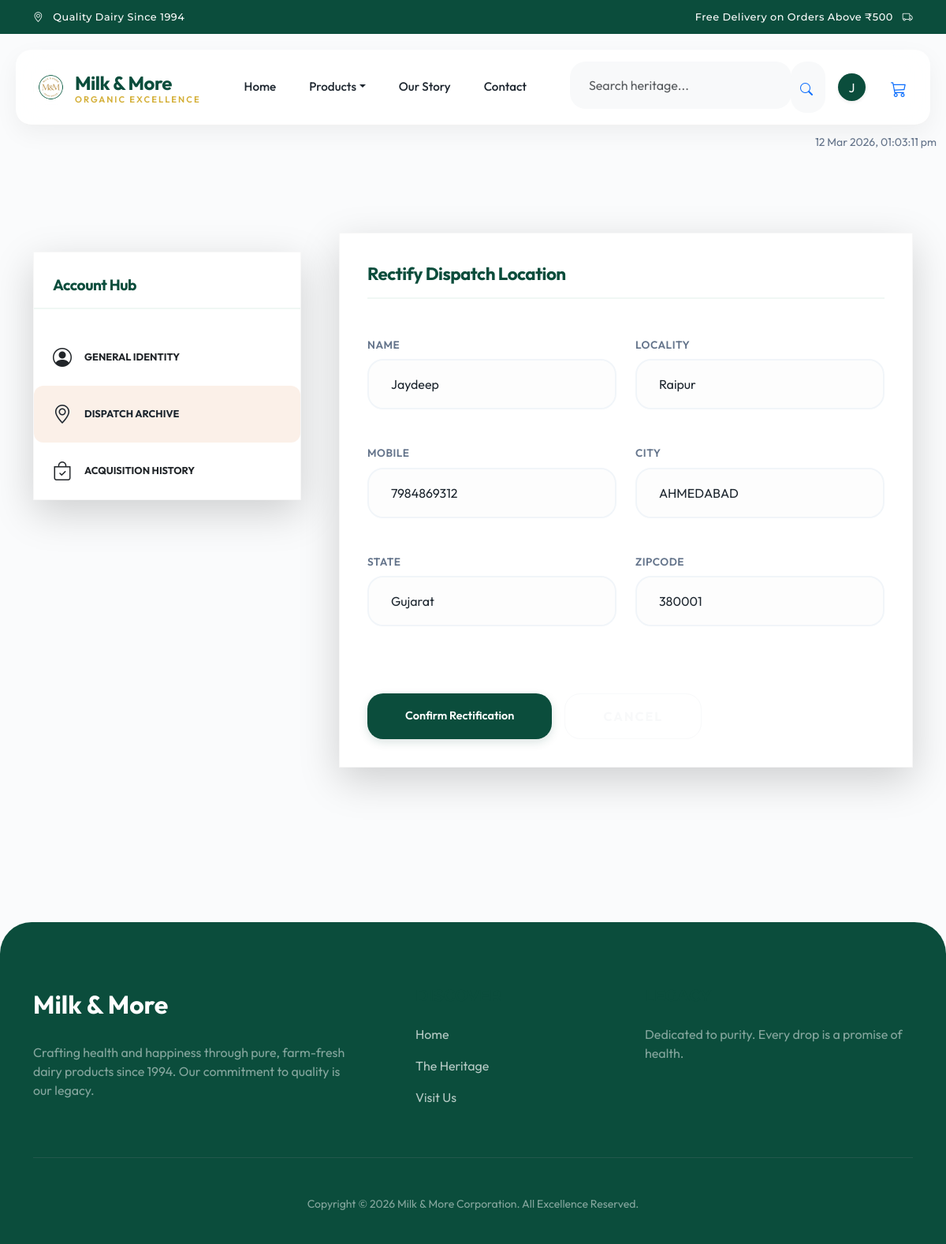
The page /updateAddress/38 (signed in) on the database its author committed.
### app/models.py (models this page shows, shortened)
class Customer(models.Model):
    user = models.ForeignKey(User,on_delete=models.CASCADE)
    name = models.CharField(max_length=30)
    locality = models.CharField(max_length=300)
    city = models.CharField(max_length=50)
    mobile =models.IntegerField()
    zipcode = models.IntegerField()
    state = models.CharField(choices=STATE_CHOICES,max_length=50)

### app/views.py (the view, shortened to what this page needs)
# urls.py: path("updateAddress/<int:pk>",UpdateAddress.as_view(),name="updateAddress"),
@method_decorator(login_required, name='dispatch')
class UpdateAddress(View):
    def get(self,request,pk):
        cartitem = cart_num(request)
        add = Customer.objects.get(pk=pk)
        form = CustomerProfileForm(instance=add)
        return render(request,'updateaddress.html',locals())

### app/forms.py
class CustomerProfileForm(forms.ModelForm):
    class Meta:
        model = Customer
        fields =  ['name','locality','mobile','city','state','state','zipcode']
        widgets = {'name':forms.TextInput(attrs={'class':'form-control'}),
                   'locality':forms.TextInput(attrs={'class':'form-control'}),
                   'city':forms.TextInput(attrs={'class':'form-control'}),
                   'mobile':forms.NumberInput(attrs={'class':'form-control'}),
                   'state':forms.Select(attrs={'class':'form-control'}),
                   'zipcode':forms.NumberInput(attrs={'class':'form-control'}),
                   }

### app/context_processors.py (called while the page is built)
def regional_restriction(request):
    is_delivery = hasattr(request.user, 'deliveryperson')
    if request.user.is_authenticated and not request.user.is_staff and not is_delivery:
        has_addresses = Customer.objects.filter(user=request.user).exists()
        in_ahmedabad = Customer.objects.filter(user=request.user, city__iexact='Ahmedabad').exists()
        show_restricted_overlay = has_addresses and not in_ahmedabad
        return {
            'is_in_ahmedabad': in_ahmedabad,
            'has_any_address': has_addresses,
            'show_restricted_overlay': show_restricted_overlay
        }
    return {
        'is_in_ahmedabad': True, # Default to True for guests/staff to avoid blocking
        'has_any_address': False,
        'show_restricted_overlay': False
    }

### app/views.py (called while the page is built)
def cart_num(request)->int:
    if request.user.is_authenticated:
        return  Cart.objects.filter(user=request.user).count()
    else:
        cart = request.session.get('cart', {})
        return len(cart)

### Dairy-webapp-main/app/templates/updateaddress.html (shortened to what this page needs)
{% extends "base.html" %}
{% load static %}
{% block main %}
<div class="container py-5 my-5">
    <div class="row g-5">
        <div class="col-lg-4" data-aos="fade-right">
            <div class="filter-card shadow-lg p-0 overflow-hidden">
                <div class="filter-header px-4 pt-4">
                    <span style="font-size: 1.2rem;">Account Hub</span>
                </div>
                <div class="list-group list-group-flush rounded-0 bg-transparent">
                    <a href="{% url 'profile'%}"
                        class="list-group-item list-group-item-action py-4 px-4 bg-transparent border-0 d-flex align-items-center gap-3">
                        <i class="bi bi-person-circle fs-4"></i>
                        <span class="text-uppercase letter-spacing-2 fw-bold" style="font-size: 0.8rem;">General
                            Identity</span>
                    </a>
                    <a href="{% url 'address'%}"
                        class="list-group-item list-group-item-action py-4 px-4 bg-transparent border-0 d-flex align-items-center gap-3 active-link">
                        <i class="bi bi-geo-alt fs-4"></i>
                        <span class="text-uppercase letter-spacing-2 fw-bold" style="font-size: 0.8rem;">Dispatch
                            Archive</span>
                    </a>
                    <a href="{% url 'orders'%}"
                        class="list-group-item list-group-item-action py-4 px-4 bg-transparent border-0 d-flex align-items-center gap-3">
                        <i class="bi bi-bag-check fs-4"></i>
                        <span class="text-uppercase letter-spacing-2 fw-bold" style="font-size: 0.8rem;">Acquisition
                            History</span>
                    </a>
                </div>
            </div>
        </div>
        <div class="col-lg-8" data-aos="fade-left">
            <div class="filter-card shadow-lg">
                <div class="filter-header mb-5">
                    <span>Rectify Dispatch Location</span>
                </div>
                <form action="" method="post" novalidate>
                    <div class="row g-4">
                        {% for fm in form %}
                        <div class="col-md-6 mb-3">
                            <label
                                class="form-label text-muted small text-uppercase letter-spacing-2 mb-2">{{fm.label}}</label>
                            {{fm}}
                        </div>
                        {% endfor %}
                    </div>
                    <div class="mt-5 pt-3 d-flex gap-3">
                        <button type="submit" class="btn btn-classic px-5 py-3">
                            Confirm Rectification
                        </button>
                        <a href="{% url 'address' %}"
                            class="btn btn-outline-light rounded-0 px-5 py-3 text-uppercase fw-bold"
                            style="letter-spacing: 2px;">Cancel</a>
                    </div>
                </form>
            </div>
        </div>
    </div>
</div>
{% endblock main %}

### Dairy-webapp-main/app/templates/base.html (shortened to what this page needs)
{% load static %}
<!DOCTYPE html>
<html lang="en">
<head>
  <link href="https://unpkg.com/aos@2.3.1/dist/aos.css" rel="stylesheet">
  <link rel="stylesheet" href="https://cdn.jsdelivr.net/npm/bootstrap-icons@1.11.3/font/bootstrap-icons.min.css">
  <link href="https://cdn.jsdelivr.net/npm/bootstrap@5.3.3/dist/css/bootstrap.min.css" rel="stylesheet">
  <link rel="stylesheet" href="{% static 'css/owl.carousel.min.css' %}">
  <link rel="stylesheet" href="{% static 'css/all.min.css' %}">
  <link rel="stylesheet" href="{% static 'css/style.css' %}">
</head>
<body>
  <div class="message-container position-fixed top-0 start-50 translate-middle-x p-4"
    style="z-index: 9999; width: 100%; max-width: 500px;">
  </div>
  {% if request.resolver_match.url_name != 'login' %}
  <div class="top-utility-bar d-none d-lg-block">
    <div class="container d-flex justify-content-between">
      <div><i class="bi bi-geo-alt me-2"></i> Quality Dairy Since 1994</div>
      <div>Free Delivery on Orders Above ₹500 <i class="bi bi-truck ms-2"></i></div>
    </div>
  </div>
  <nav class="navbar navbar-expand-lg sticky-top">
    <div class="container">
      <a class="logo-container text-decoration-none d-flex align-items-center gap-2" href="/">
        <img src="{% static 'images/logo.png' %}" alt="Logo" style="height: 45px; width: auto; border-radius: 8px;">
        <div>
          <span class="logo-main d-block">Milk & More</span>
          <span class="logo-sub d-block">Organic Excellence</span>
        </div>
      </a>
      <div class="collapse navbar-collapse" id="navbarSupportedContent">
        <ul class="navbar-nav mx-auto mb-2 mb-lg-0">
          <li class="nav-item">
            <a class="nav-link {% if request.path == '/' %}active{% endif %}" href="/">Home</a>
          </li>
          <li class="nav-item dropdown">
            <a class="nav-link dropdown-toggle" href="#" role="button" data-bs-toggle="dropdown">Products</a>
          </li>
          <li class="nav-item">
            <a class="nav-link" href="{% url 'about'%}">Our Story</a>
          </li>
          <li class="nav-item">
            <a class="nav-link" href="{% url 'contact'%}">Contact</a>
          </li>
        </ul>
        <div class="d-flex align-items-center gap-3">
          <form class="d-none d-xl-flex" role="search" action="/search">
            <div class="input-group">
              <input class="form-control border-0 bg-light text-dark rounded-start-pill ps-4" name="search"
                type="search" placeholder="Search heritage..." aria-label="Search">
              <button class="btn bg-light text-primary border-0 rounded-end-pill pe-3" type="submit">
                <i class="bi bi-search"></i>
              </button>
            </div>
          </form>
          <div class="d-flex align-items-center">
            {% if request.user.is_authenticated %}
            <div class="dropdown me-3">
              <a class="text-primary text-decoration-none d-flex align-items-center" href="#" role="button"
                data-bs-toggle="dropdown">
                <div
                  class="bg-primary text-white rounded-circle d-flex align-items-center justify-content-center me-2 shadow-sm"
                  style="width: 35px; height: 35px; font-family: 'Outfit'; background-color: var(--primary) !important;">
                  {{request.user.username|slice:":1"|upper}}
                </div>
              </a>
            </div>
            <a href="{% url 'showcart' %}" class="btn btn-outline-primary border-0 position-relative p-2">
              <i class="bi bi-cart3 fs-5"></i>
            </a>
            {% else %}
            <a href="{% url 'login' %}" class="btn px-4 fw-bold" style="color: var(--primary);">Login</a>
            <a href="{% url 'signup' %}" class="btn rounded-pill px-4 text-white fw-bold ms-2 shadow-sm"
              style="background-color: var(--primary);">Sign Up</a>
            {% endif %}
          </div>
        </div>
      </div>
    </div>
  </nav>
  <div class="container-fluid mt-2 mb-2">
    <div class="row">
      <div class="col text-end">
        <span id="realtime-datetime" class="text-muted small"></span>
      </div>
    </div>
  </div>
  {% endif %}
  <main class="{% if request.resolver_match.url_name == 'login' %}login-page-wrapper{% endif %}">
    <div class="container-fluid p-0 overflow-hidden">
      {% block main %}{% endblock main %}
    </div>
  </main>
  {% if request.resolver_match.url_name != 'login' %}
  <footer class="footer">
    <div class="container">
      <div class="row g-5">
        <div class="col-md-5">
          <div class="footer-logo-main">Milk & More</div>
          <p class="text-white-50 mb-4" style="max-width: 400px;">
            Crafting health and happiness through pure, farm-fresh dairy products since 1994. Our commitment to quality
            is our legacy.
          </p>
        </div>
        <div class="col-md-3">
          <h5 class="fw-bold mb-4 text-uppercase letter-spacing-2" style="font-family: 'Montserrat';">Discover</h5>
          <ul class="list-unstyled d-flex flex-column gap-3">
            <li><a href="/" class="text-white-50 text-decoration-none hover-link">Home</a></li>
            <li><a href="{% url 'about' %}" class="text-white-50 text-decoration-none hover-link">The Heritage</a></li>
            <li><a href="{% url 'contact' %}" class="text-white-50 text-decoration-none hover-link">Visit Us</a></li>
          </ul>
        </div>
        <div class="col-md-4">
          <h5 class="fw-bold mb-4 text-uppercase letter-spacing-2" style="font-family: 'Montserrat';">Legacy</h5>
          <p class="text-white-50 mb-4">Dedicated to purity. Every drop is a promise of health.</p>
        </div>
      </div>
      <hr class="border-secondary my-5 opacity-25">
      <div class="text-center text-white-50 small">
        Copyright &copy; 2026 Milk & More Corporation. All Excellence Reserved.
      </div>
    </div>
  </footer>
  {% endif %}
</body>
</html>

### app/static/css/style.css (style rules this page uses)
:root { --primary: #0b4d3c; --primary-light: #1a6d5a; --secondary: #d4af37; --secondary-light: #f4d03f; --accent: #f0f7f4; --bg-color: #fafbfc; --surface-color: #ffffff; --text-primary: #1c252e; --text-muted: #64748b; --white: #ffffff; --danger: #e11d48; --success: #10b981; --border-radius: 20px; --border-radius-lg: 32px; --border-radius-sm: 12px; --transition: all 0.4s cubic-bezier(0.23, 1, 0.32, 1); --card-shadow: 0 10px 30px -5px rgba(11, 77, 60, 0.08); --hover-shadow: 0 20px 40px -10px rgba(11, 77, 60, 0.15); --glass: rgba(255, 255, 255, 0.85); --steel-blue-gray: #64748b; --deep-teal-blue: #0b4d3c; --light-cream: #fdfaf5; }
body { background-color: var(--bg-color); color: var(--text-primary); font-family: 'Outfit', sans-serif; overflow-x: hidden; }
h1, h2, h3, h4, h5, h6 { color: var(--primary); font-weight: 700; line-height: 1.3; }
.text-muted { color: var(--text-muted) !important; }
.card, .btn, .form-control, .dropdown-menu, .nav-link, .badge-classic, img { border-radius: var(--border-radius) !important; }
.bi { vertical-align: middle; line-height: inherit; display: inline-flex; align-items: center; justify-content: center; }
.btn .bi, .rounded-circle .bi { line-height: 0; }
.form-label { font-weight: 600 !important; color: var(--primary); letter-spacing: 0.5px; margin-bottom: 8px; display: block; font-size: 0.85rem; }
.top-utility-bar { background: var(--primary); color: var(--white); padding: 12px 0; font-size: 0.8rem; font-family: 'Montserrat', sans-serif; letter-spacing: 0.5px; font-weight: 500; }
.navbar { background: var(--glass); backdrop-filter: blur(20px); border-bottom: 1px solid rgba(0, 0, 0, 0.05); padding: 15px 0; margin-top: 20px; margin-left: 20px; margin-right: 20px; border-radius: var(--border-radius); box-shadow: 0 10px 30px rgba(0, 0, 0, 0.05); z-index: 1050; }
.nav-link { color: var(--text-primary) !important; font-family: 'Outfit', sans-serif; font-weight: 500; font-size: 0.95rem; margin: 0 5px; transition: var(--transition); padding: 8px 16px !important; border-radius: var(--border-radius-sm) !important; }
.logo-main { font-family: 'Outfit', sans-serif; font-weight: 700; font-size: 1.5rem; color: var(--primary); letter-spacing: -0.5px; }
.logo-sub { font-family: 'Outfit', sans-serif; font-size: 0.7rem; letter-spacing: 2px; color: var(--secondary); text-transform: uppercase; font-weight: 600; display: block; margin-top: -5px; }
.btn-classic { background: var(--primary); color: var(--white); border: none; padding: 12px 28px; font-weight: 600; font-size: 0.9rem; transition: var(--transition); box-shadow: 0 4px 12px rgba(11, 77, 60, 0.15); }
.filter-card { background: var(--surface-color); padding: 35px; box-shadow: var(--card-shadow); border: 1px solid rgba(0, 0, 0, 0.03); position: sticky; top: 120px; }
.filter-header { font-size: 1.4rem; font-weight: 700; color: var(--primary); margin-bottom: 25px; padding-bottom: 12px; border-bottom: 2px solid var(--accent); letter-spacing: -0.5px; }
.form-control { background: #fdfdfd; border: 2px solid #f1f5f9; color: var(--text-primary); padding: 18px 28px; margin-bottom: 5px; transition: var(--transition); }
.active-link { background: var(--accent) !important; border-radius: var(--border-radius-sm) !important; color: var(--primary) !important; font-weight: 600 !important; }
.message-container { top: 40px !important; }
.footer { background: var(--primary); border-radius: 40px 40px 0 0; margin-top: 100px; padding: 80px 0 40px; color: #fff; }
.footer-logo-main { font-family: 'Outfit', sans-serif; font-weight: 700; font-size: 2rem; color: var(--white); margin-bottom: 25px; }
.hover-link { color: rgba(255, 255, 255, 0.7) !important; transition: var(--transition); }

### Dairy-webapp-main/app/templates/updateaddress.html (style rules this page uses)
.active-link { background: rgba(210, 105, 30, 0.1) !important; border-left: 4px solid var(--primary-color) !important; color: var(--primary-color) !important; }

### rows shown on the page
Customer: form "Jaydeep" "Raipur" "7984869312" "AHMEDABAD" "Gujarat" "380001"

### other values the page prints
{{ request.user.username|slice:":1"|upper }} "J"
{{ fm.label }} "NAME" "LOCALITY" "MOBILE" "CITY" "STATE" "ZIPCODE"
